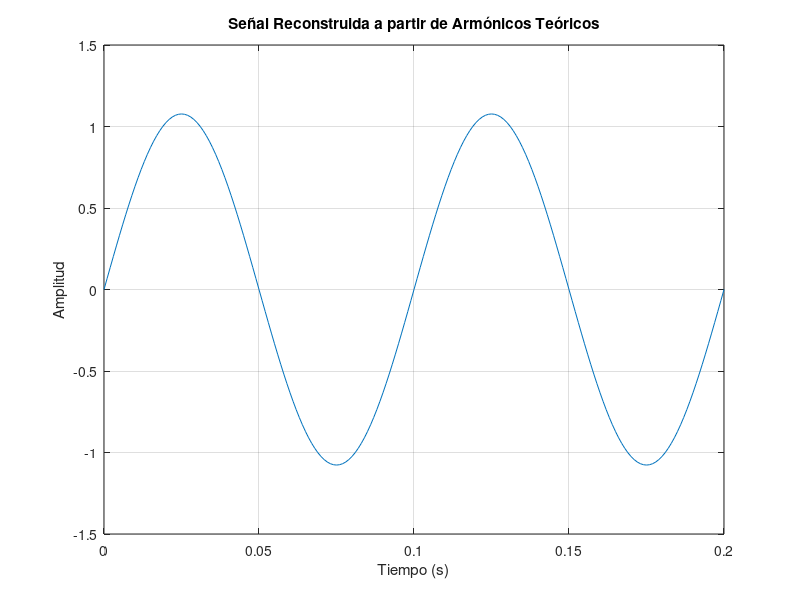

Source code (MATLAB):
T = 0.1;
f = 1/T;

A1 = 1.077;
A5 = 0;
A7 = 0;
A9 = 0;
A11 = 0;
DC = 0;

t = 0:T/100:2*T;

V1 = A1 * sin(2 * pi * f * t);
V5 = A5 * sin(2 * pi * 5 * f * t);
V7 = A7 * sin(2 * pi * 7 * f * t);
V9 = A9 * sin(2 * pi * 9 * f * t);
V11 = A11 * sin(2 * pi * 11 * f * t);

VT = V1 + V5 + V7 + V9 + V11 + DC;

plot(t, VT);
title('Señal Reconstruida a partir de Armónicos Teóricos');
xlabel('Tiempo (s)');
ylabel('Amplitud');
grid on;
